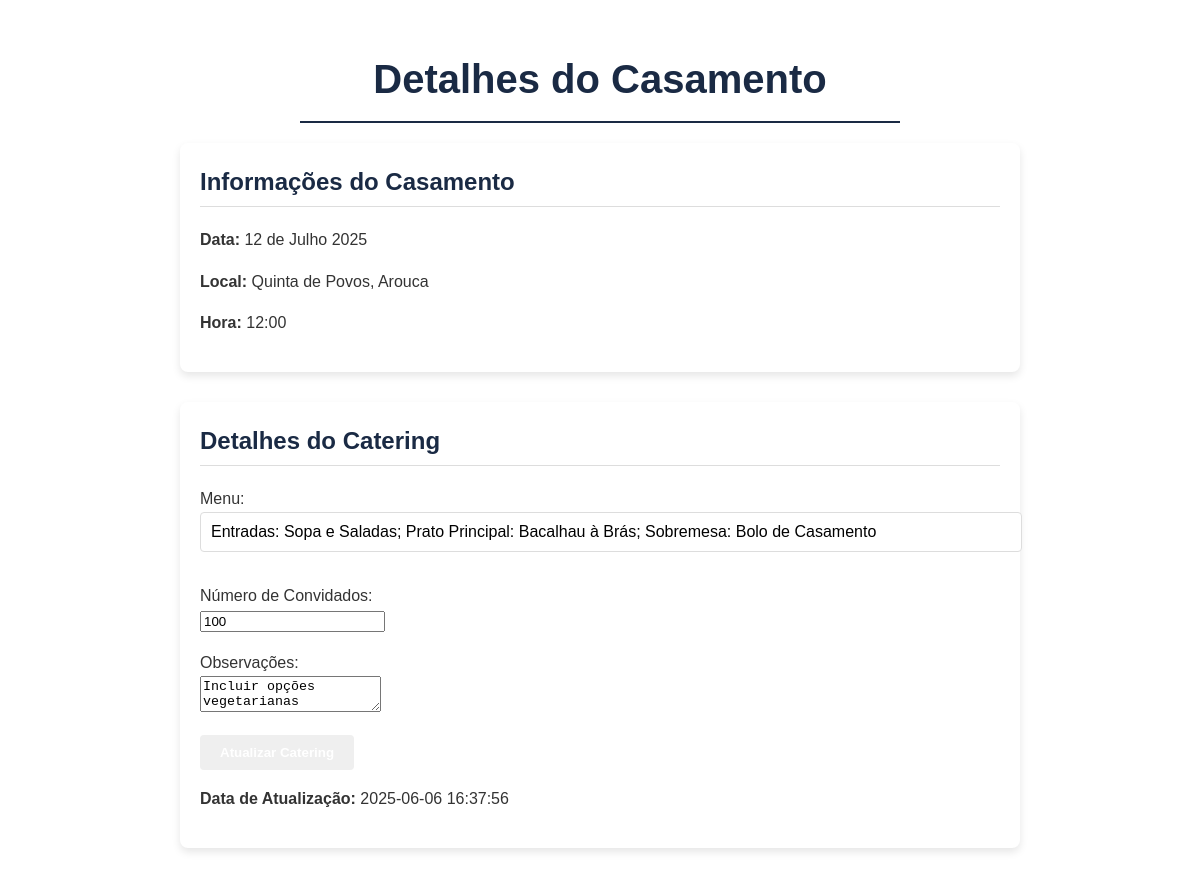
The page /casamento on the database as committed earlier.
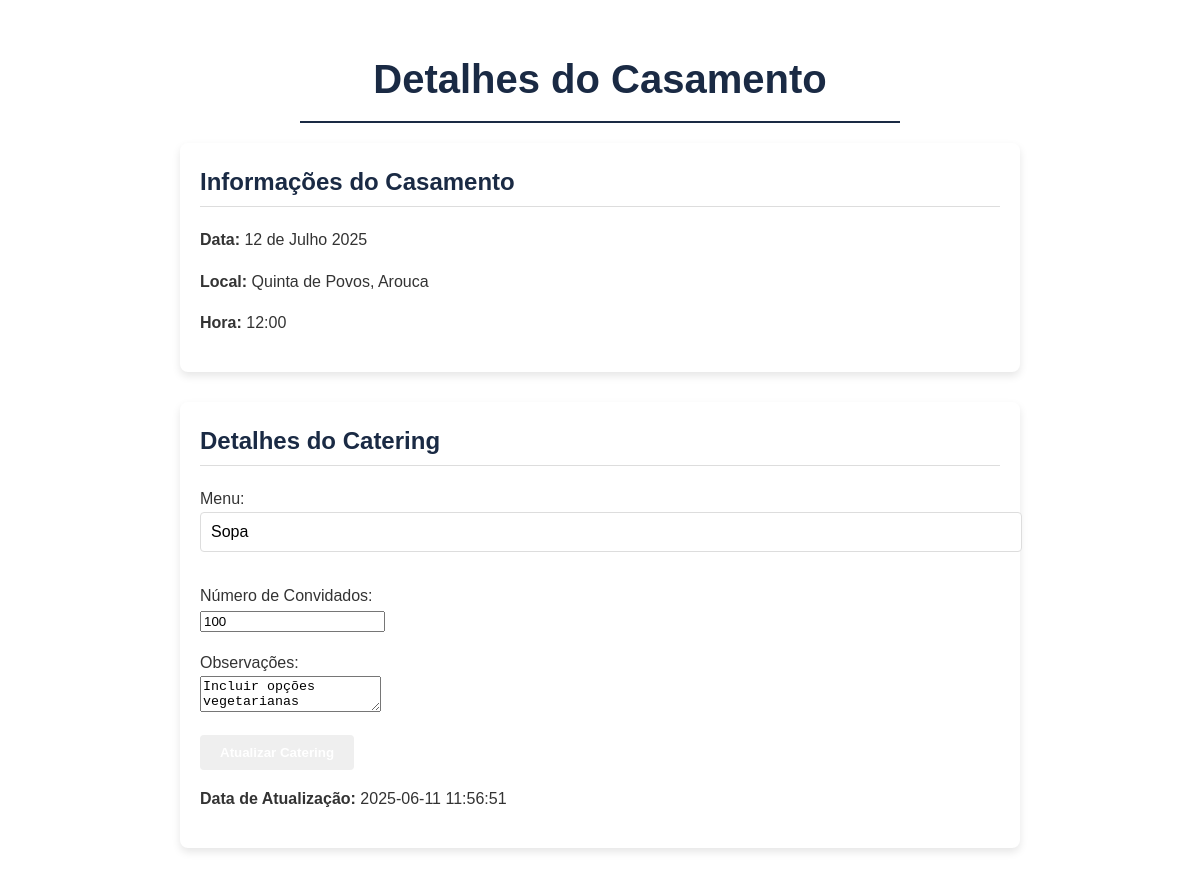
The same page on the database as committed later.
### tables this page shows
CREATE TABLE catering (
                id INTEGER PRIMARY KEY,
                menu TEXT NOT NULL,
                numero_convidados INTEGER NOT NULL,
                observacoes TEXT,
                data_atualizacao TEXT NOT NULL
            );

### app.py (the view, shortened to what this page needs)
@app.route('/casamento', methods=['GET', 'POST'])
def casamento():
    casamento_info = get_casamento_details()
    catering_info = get_catering()
    if casamento_info is None or catering_info is None:
        return "Erro ao carregar detalhes do casamento ou catering.", 500
    return render_template('casamento.html', casamento=casamento_info, catering=catering_info)

### casamento.py (called while the page is built)
def get_db_connection():
    try:
        conn = sqlite3.connect(DATABASE_PATH)
        conn.row_factory = sqlite3.Row
        return conn
    except sqlite3.Error as e:
        print(f"Erro ao conectar ao banco de dados: {e}")
        raise

def get_casamento_details():
    conn = get_db_connection()
    try:
        casamento_info = conn.execute('SELECT * FROM casamento WHERE id = 1').fetchone()
        return casamento_info
    except sqlite3.Error as e:
        print(f"Erro ao buscar detalhes do casamento: {e}")
        return None
    finally:
        conn.close()

def get_catering():
    conn = get_db_connection()
    try:
        catering = conn.execute('SELECT * FROM catering WHERE id = 1').fetchone()
        return catering
    except sqlite3.Error as e:
        print(f"Erro ao buscar detalhes do catering: {e}")
        return None
    finally:
        conn.close()

### templates/casamento.html (shortened to what this page needs)
<!DOCTYPE html>
<html lang="pt">
<head>
    <link rel="stylesheet" href="{{ url_for('static', filename='style.css') }}">
</head>
<body>
    <h1 class="casamento-title">Detalhes do Casamento</h1>
    <div class="details-section">
        <h2>Informações do Casamento</h2>
        {% if casamento %}
            <p><strong>Data:</strong> {{ casamento.data }}</p>
            <p><strong>Local:</strong> {{ casamento.local }}</p>
            <p><strong>Hora:</strong> {{ casamento.hora }}</p>
        {% else %}
            <p>Não há informações disponíveis.</p>
        {% endif %}
    </div>
    <div class="catering-section">
        <h2>Detalhes do Catering</h2>
        <form method="POST">
            <p><label for="menu">Menu:</label><br><input type="text" id="menu" name="menu" value="{{ catering.menu if catering else '' }}" required></p>
            <p><label for="numero_convidados">Número de Convidados:</label><br><input type="number" id="numero_convidados" name="numero_convidados" value="{{ catering.numero_convidados if catering else 0 }}" required></p>
            <p><label for="observacoes">Observações:</label><br><textarea id="observacoes" name="observacoes">{{ catering.observacoes if catering else '' }}</textarea></p>
            <button type="submit">Atualizar Catering</button>
        </form>
        {% if catering %}
            <p><strong>Data de Atualização:</strong> {{ catering.data_atualizacao }}</p>
        {% endif %}
    </div>
</body>
</html>

Rows that differ between the two databases and show on the page:
changed catering "Incluir opções vegetarianas": menu "Entradas: Sopa e Saladas; Prato Principal: Bacalhau à Brás; Sobremesa: Bolo de Casamento" → "Sopa"; data_atualizacao "2025-06-06 16:37:56" → "2025-06-11 11:56:51"
